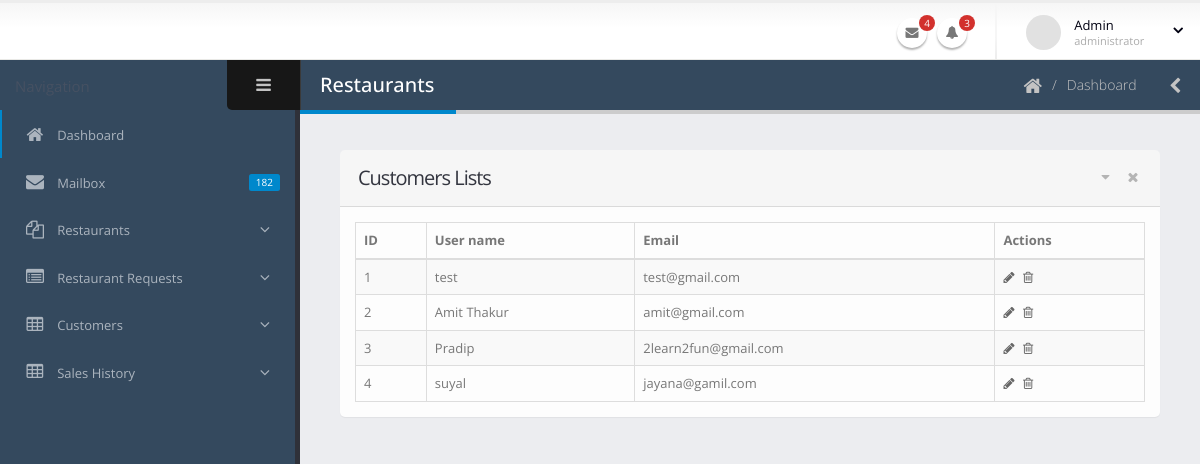
Page /admin/customers.php on the committed database.
### tables this page shows
CREATE TABLE `customer` (
  `id` int(40) NOT NULL,
  `username` varchar(255) NOT NULL,
  `password` text NOT NULL,
  `email` varchar(30) DEFAULT NULL
);

### admin/customers.php (the view, shortened to what this page needs)
<?php
    include('../functions/init.php');
?>
<!doctype html>
<html class="fixed">
	<head>
		<link rel="stylesheet" href="assets/vendor/bootstrap/css/bootstrap.css" />
		<link rel="stylesheet" href="assets/vendor/font-awesome/css/font-awesome.css" />
		<link rel="stylesheet" href="assets/vendor/magnific-popup/magnific-popup.css" />
		<link rel="stylesheet" href="assets/vendor/bootstrap-datepicker/css/datepicker3.css" />
		<link rel="stylesheet" href="assets/vendor/jquery-ui/css/ui-lightness/jquery-ui-1.10.4.custom.css" />
		<link rel="stylesheet" href="assets/vendor/bootstrap-multiselect/bootstrap-multiselect.css" />
		<link rel="stylesheet" href="assets/vendor/morris/morris.css" />
		<link rel="stylesheet" href="assets/stylesheets/theme.css" />
		<link rel="stylesheet" href="assets/stylesheets/skins/default.css" />
		<link rel="stylesheet" href="assets/stylesheets/theme-custom.css">
	</head>
	<body>
		<section class="body">
			<header class="header">
				<div class="header-right">
					<ul class="notifications">
						<li>
							<a href="#" class="dropdown-toggle notification-icon" data-toggle="dropdown">
								<i class="fa fa-envelope"></i>
								<span class="badge">4</span>
							</a>
						</li>
						<li>
							<a href="#" class="dropdown-toggle notification-icon" data-toggle="dropdown">
								<i class="fa fa-bell"></i>
								<span class="badge">3</span>
							</a>
						</li>
					</ul>
					<span class="separator"></span>
					<div id="userbox" class="userbox">
						<a href="#" data-toggle="dropdown">
							<figure class="profile-picture">
								<img src="assets/images/!logged-user.jpg" alt="Admin" class="img-circle" data-lock-picture="assets/images/!logged-user.jpg" />
							</figure>
							<div class="profile-info" data-lock-name="Admin" data-lock-email="admin@gmail.com">
								<span class="name">Admin</span>
								<span class="role">administrator</span>
							</div>
							<i class="fa custom-caret"></i>
						</a>
					</div>
				</div>
			</header>
			<div class="inner-wrapper">
            <?php include('sidebar.php') ?>
				<section role="main" class="content-body">
					<header class="page-header">
						<h2>Restaurants</h2>
						<div class="right-wrapper pull-right">
							<ol class="breadcrumbs">
								<li>
									<a href="index.html">
										<i class="fa fa-home"></i>
									</a>
								</li>
								<li><span>Dashboard</span></li>
							</ol>
							<a class="sidebar-right-toggle" data-open="sidebar-right"><i class="fa fa-chevron-left"></i></a>
						</div>
					</header>
						<div class="row">
						<div class="col-md-12">
							<section class="panel">
								<header class="panel-heading">
									<div class="panel-actions">
										<a href="#" class="fa fa-caret-down"></a>
										<a href="#" class="fa fa-times"></a>
									</div>
									<h2 class="panel-title">Customers Lists</h2>
								</header>
								<div class="panel-body">
                                    <table class="table table-bordered table-striped mb-none" id="datatable-editable">
                                        <thead>
                                            <tr>
                                                <th>ID</th>
                                                <th>User name</th>
                                                <th>Email</th>
                                                <th>Actions</th>
                                            </tr>
                                        </thead>
                                        <tbody><?php
										$sql = "SELECT * FROM `customer`;";
										$result = $con->query($sql);
										$i = 0;
										foreach ($result as $r) {
											$id=$r['id'];
											$i++;
											?>
                                            <tr class="gradeX">
                                                <td><?php echo $i ?></td>
                                                <td><?php echo $r['username']?></td>
												<td><?php echo $r['email']?></td>
                                                <td class="actions">
                                                    <a href=<?php echo ''?> class="on-default edit-row"><i class="fa fa-pencil"></i></a>
                                                    <a href=<?php echo '"../customer_remove.php?id='.$id.'"'?> class="on-default remove-row"><i class="fa fa-trash-o"></i></a>
                                                </td>
                                            </tr>
											<?php } ?>
                                        </tbody>
                                    </table>
								</div>
							</section>
						</div>
					</div>
				</section>
			</div>
		</section>
	</body>
</html>

### admin/assets/stylesheets/skins/default.css (style rules this page uses)
a, .btn-link { color: #0088cc; }
.page-header h2 { border-bottom-color: #0088cc; }
.notifications .notification-menu:before, .notifications .notification-icon:before { border-bottom-color: #0088cc; }

### rows in the picture
customer: username "test", email "test@gmail.com"
customer: username "Amit Thakur", email "amit@gmail.com"
customer: username "Pradip", email "2learn2fun@gmail.com"
customer: username "suyal", email "jayana@gamil.com"
